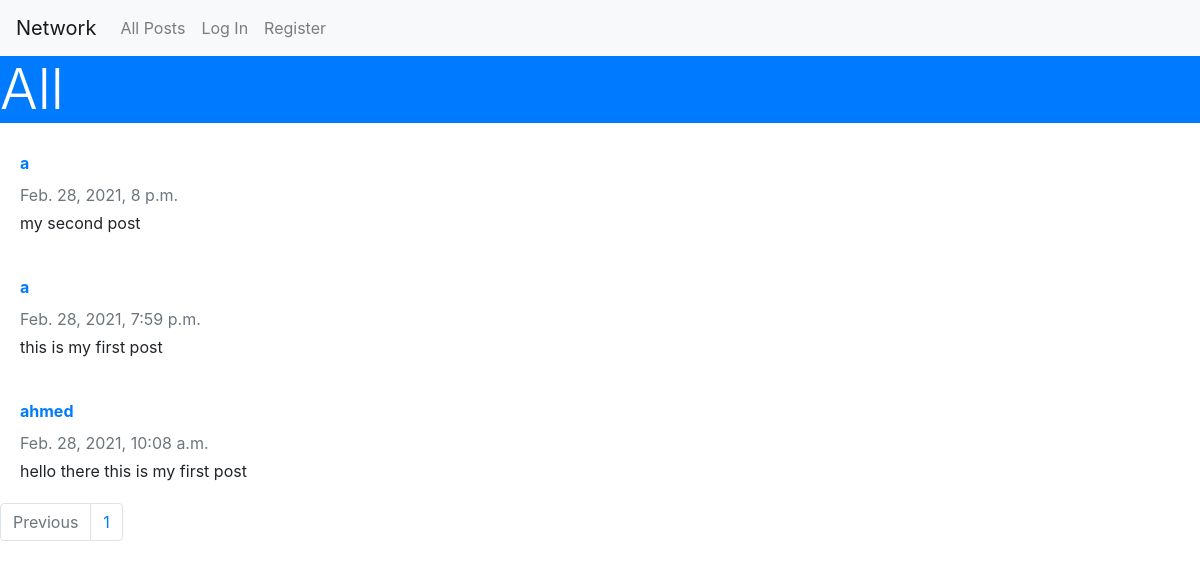
Page /all on the earlier database version.
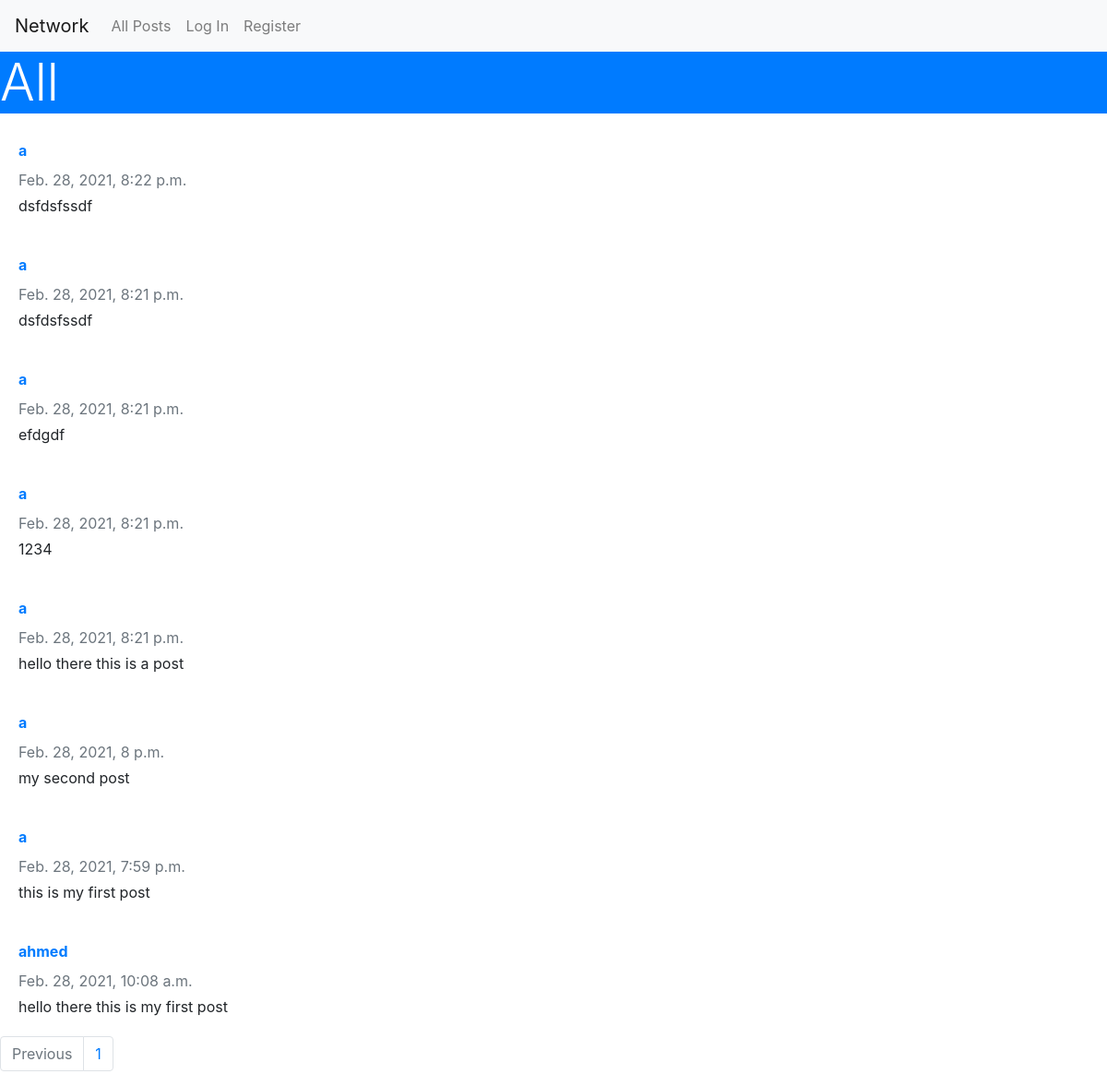
Same page on the later database version.
### network/models.py (models this page shows, shortened)
class Post(models.Model):
    content = models.TextField()
    owner = models.ForeignKey(User, on_delete=models.CASCADE, related_name='posts')
    time_created = models.DateTimeField(auto_now_add=True)
    user_likes = models.ManyToManyField(User, related_name='post_likes')
    class Meta:
        ordering = ['-time_created']

class User(AbstractUser):
    following = models.ManyToManyField('User', related_name='followers')

### network/views.py (the view)
# urls.py: path('all', views.all_posts, name='all_posts'),
def all_posts(request):
    posts = Post.objects.all()
    paginator = Paginator(posts, 10)
    page_number = request.GET.get('page')
    page_obj = paginator.get_page(page_number)
    return render(request, 'network/posts/post_list.html', {'title': 'All', 'posts': page_obj,
                                                            'page_num_range': range(page_obj.paginator.num_pages)})

### network/templates/network/posts/post_list.html (shortened to what this page needs)
{% extends 'network/layout.html' %}
{% block body %}
    <h3 class="display-4 btn-primary">{{ title }}</h3>
    {% for post in posts %}
       <div class="card-body d-flex flex-column align-items-start">
              <strong class="d-inline-block mb-2 text-primary"><a href="{% url 'user_profile' post.owner.id %}">{{ post.owner.username }}</a></strong>
              <div class="mb-1 text-muted">{{ post.time_created }}</div>
              <p class="card-text mb-auto">{{ post.content }}</p>
        </div>
    {% empty %}
        There are no posts right now, return later
    {% endfor %}
    <nav aria-label="Page navigation example">
      <ul class="pagination justify-content-start">
        {% if posts.has_previous %}
             <li class="page-item">
                <a class="page-link" href="?page={{ posts.previous_page_number }}" tabindex="-1" aria-disabled="false">Previous</a>
            </li>
        {% else %}
            <li class="page-item disabled">
                <a class="page-link" href="#" tabindex="-1" aria-disabled="true">Previous</a>
            </li>
        {% endif %}
        {% for i in page_num_range %}
                <li class="page-item"><a class="page-link" href="?page={{ i|add:1 }}">{{ i|add:1 }}</a></li>
        {% endfor %}
      </ul>
    </nav>
{% endblock %}

Differences in the rows shown:
added Post: owner.username "a", time_created "Feb. 28, 2021, 8:22 p.m.", content "dsfdsfssdf"
added Post: owner.username "a", time_created "Feb. 28, 2021, 8:21 p.m.", content "dsfdsfssdf"
added Post: owner.username "a", time_created "Feb. 28, 2021, 8:21 p.m.", content "efdgdf"
added Post: owner.username "a", time_created "Feb. 28, 2021, 8:21 p.m.", content "1234"
added Post: owner.username "a", time_created "Feb. 28, 2021, 8:21 p.m.", content "hello there this is a post"
